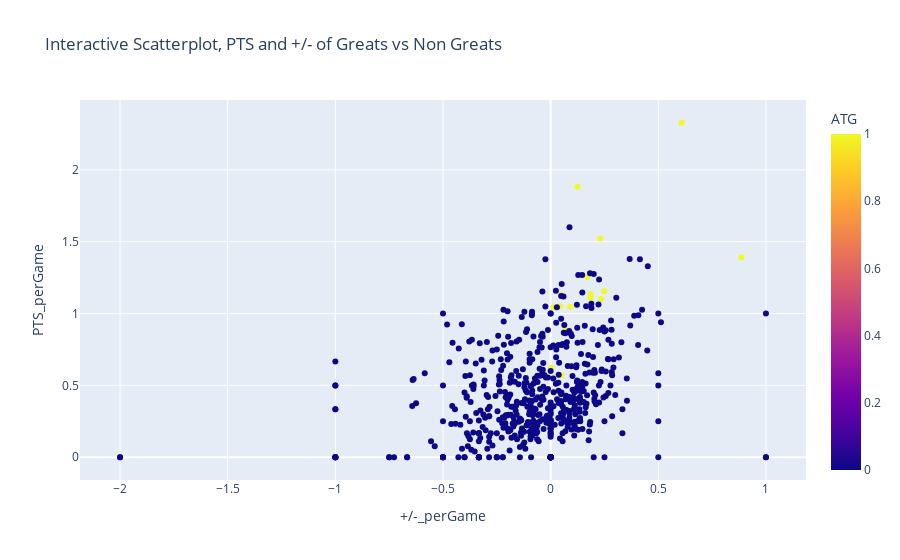

Notebook source saved alongside this figure:
### Markdown cell above
There seems to be many non-greats that appear within the greats distribution, and by making an interactive scatterplot, we can hover over the points and see their names. It comes down to one thing: consistency. The non-greats that appear in the greats distribution have not performed this way long enough to be considered all-time greats. 

This includes players like Nikita Kucherov, Aleksandr Barkov, Brad Marchand, David Pastrnak, and Joe Pavelski, among others.

However, their performance is no-less impressive! If they can keep it up, they are surely on their way to being called greats.

### Code cell
px.scatter(greats_combined, x='+/-_perGame', y='PTS_perGame', color='ATG', 
                 hover_data=['Player'],  title="Interactive Scatterplot, PTS and +/- of Greats vs Non Greats")

### Figure 1 — Plotly figure (JSON) as saved in the notebook; plotly's stock layout.template omitted (floating-point values rounded to 4 significant figures; data arrays with more than 128 entries replaced by an {"elided": "..."} marker saying what was removed)
{"data": [{"customdata": {"elided": "581x1 str values"}, "hovertemplate": "+/-_perGame=%{x}<br>PTS_perGame=%{y}<br>Player=%{customdata[0]}<br>ATG=%{marker.color}<extra></extra>", "legendgroup": "", "marker": {"color": {"elided": "581 int values"}, "coloraxis": "coloraxis", "symbol": "circle"}, "mode": "markers", "name": "", "orientation": "v", "showlegend": false, "type": "scatter", "x": {"elided": "581 float values"}, "xaxis": "x", "y": {"elided": "581 float values"}, "yaxis": "y"}], "layout": {"coloraxis": {"colorbar": {"title": {"text": "ATG"}}, "colorscale": [[0, "#0d0887"], [0.1111, "#46039f"], [0.2222, "#7201a8"], [0.3333, "#9c179e"], [0.4444, "#bd3786"], [0.5556, "#d8576b"], [0.6667, "#ed7953"], [0.7778, "#fb9f3a"], [0.8889, "#fdca26"], [1, "#f0f921"]]}, "legend": {"tracegroupgap": 0}, "title": {"text": "Interactive Scatterplot, PTS and +/- of Greats vs Non Greats"}, "xaxis": {"anchor": "y", "domain": [0, 1], "title": {"text": "+/-_perGame"}}, "yaxis": {"anchor": "x", "domain": [0, 1], "title": {"text": "PTS_perGame"}}}}
